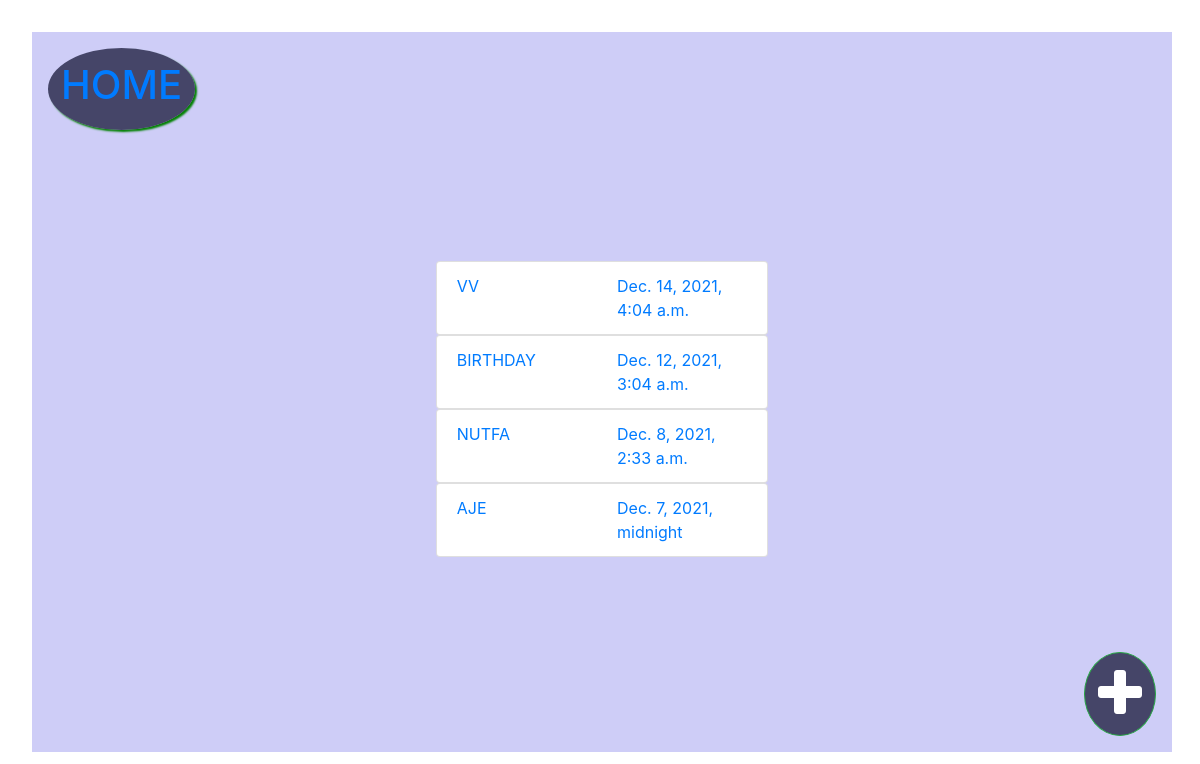
Page /todos/ on the earlier database version.
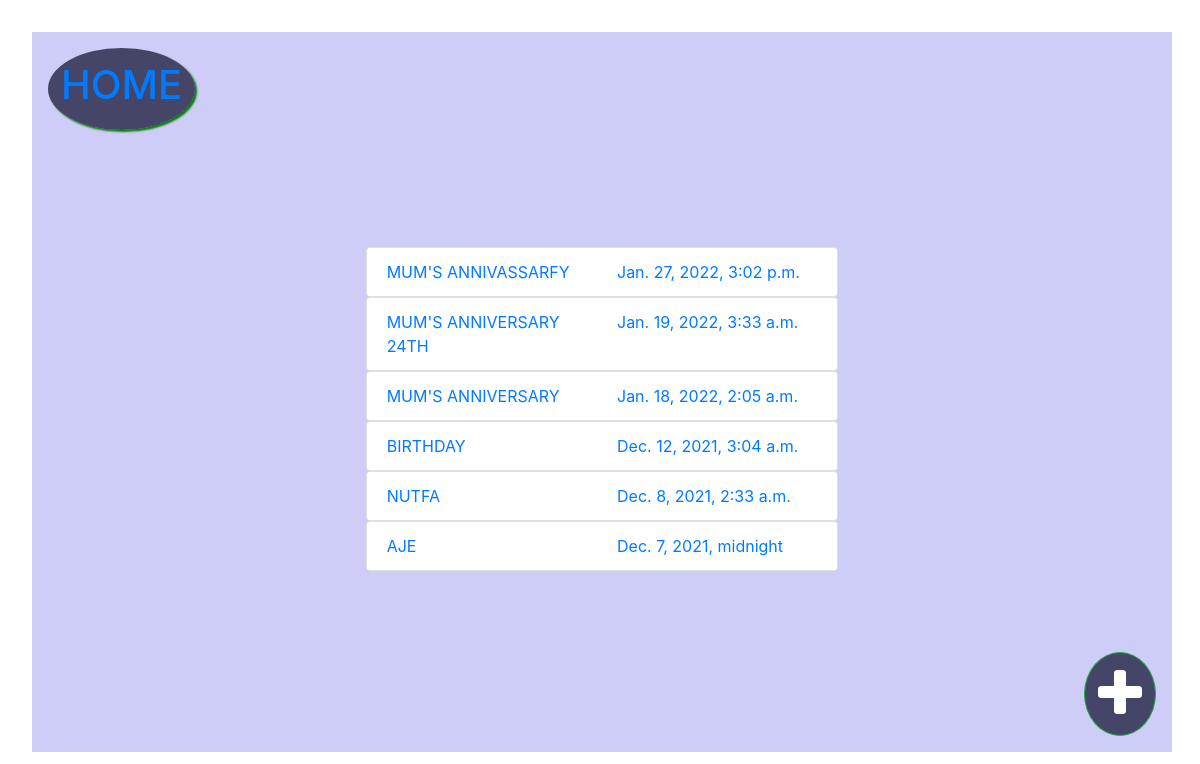
Same page on the later database version.
### blog/models.py (models this page shows, shortened)
class Todo(models.Model):
    title = models.CharField(max_length=200)
    body = models.TextField()
    created_at = models.DateTimeField(default=timezone.now, blank=True)
    execution_date= models.DateTimeField()
    class Meta:
    	ordering = ['-execution_date']

### blog/views.py (the view)
# urls.py: path('', views.home, name='home'),
def home(request):
    todos = Todo.objects.all()
    context = { 'todos':todos}
    return render(request, 'home.html', context)

### blog/templates/home.html
{% include 'base/header.html' %}
<a class='btn btn-success add-button' href="{% url 'todos:add' %}">
            <i class="fa fa-plus" aria-hidden="true" style="font-size: 3.5em"></i>
        </a>
<ul class='list-group'>
  {% for todo in todos %}
  <a href="{% url 'todos:detail' todo.id %}">
  <li class='list-group-item'>
    <div class="row">
      <div class="col-sm">
        {{todo.title|upper}}
      </div>
      <div class="col-sm">
        {{todo.execution_date}}
      </div>
    </div>
  </li>
  </a>
  {% endfor %}
</ul>
{% include 'base/footer.html' %}

### blog/templates/base/header.html (shortened to what this page needs)
{% load static %}
<!DOCTYPE html>
<html lang="en">
<head>
    <link rel="stylesheet" href="https://maxcdn.bootstrapcdn.com/bootstrap/4.0.0/css/bootstrap.min.css">
    <link rel="stylesheet" href="path/to/font-awesome/css/font-awesome.min.css">
    <link rel="stylesheet" href="https://cdnjs.cloudflare.com/ajax/libs/font-awesome/4.7.0/css/font-awesome.min.css">
    <link rel="stylesheet" href="{% static 'blog/css/style.css' %}">
</head>
<body >
    <div style="background-color: rgba(10,6,215,.2);min-height: 90vh;margin:4vh;display: flex;justify-content: center;align-items: center;position:relative;width: 95%;outline: scroll">
    <div class='container' style="display: flex;justify-content: center;flex-direction: column;align-items: center;">
        <header>
            <a class='app-title home' href="{% url 'todos:home' %}">
                <h1>HOME</h1>
            </a>
        </header>

### blog/templates/base/footer.html (shortened to what this page needs)
</div>
</div>
{% load static %}
</body>
</html>

### blog/static/blog/css/style.css (style rules this page uses)
.add-button { background-color: rgba(12,12,45,.7);position: absolute;bottom: 1em;right: 1em;border-radius: 50%;padding: 13px }
.home { background-color: rgba(12,12,45,.7);position: absolute;top: 1em;left: 1em;border-radius: 50%;padding: 13px;box-shadow: 2px 2px 2px green }

Differences in the rows shown:
removed Todo: title "VV", execution_date "Dec. 14, 2021, 4:04 a.m."
added Todo: title "MUM'S ANNIVASSARFY", execution_date "Jan. 27, 2022, 3:02 p.m."
added Todo: title "MUM'S ANNIVERSARY 24TH", execution_date "Jan. 19, 2022, 3:33 a.m."
added Todo: title "MUM'S ANNIVERSARY", execution_date "Jan. 18, 2022, 2:05 a.m."
